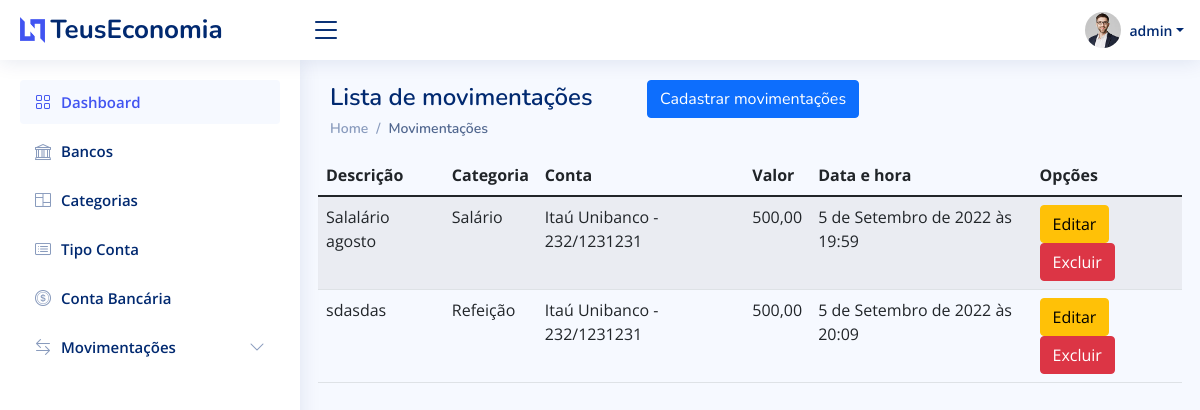
The page /listar/movimentacao-entrada/ (signed in) on the database its author committed.
### Paginas/models.py (models this page shows, shortened)
class MovimentacaoEntrada(models.Model):
	descricao = models.CharField(max_length=100, verbose_name="Descrição")
	categoria = models.ForeignKey(Categoria, on_delete=models.PROTECT)
	valor = models.DecimalField(decimal_places= 2, max_digits=50)
	cadastrado_em = models.DateTimeField(auto_now_add=True)
	atualizado_em = models.DateTimeField(auto_now=True)
	conta_bancaria = models.ForeignKey(ContaBancaria, verbose_name="Conta Bancária", on_delete=models.PROTECT)

class Categoria(models.Model):
	nome = models.CharField(max_length=50)
	descricao = models.CharField(max_length=100, verbose_name="Descrição")
	tipo_movimetacao = models.CharField(max_length=2, choices=TIPO_MOVIMENTACOES, default="S")
	def __str__(self) -> str:
		return '{}'.format(self.nome)

class ContaBancaria(models.Model):
	banco = models.ForeignKey(Banco, on_delete=models.PROTECT)
	tipo_conta = models.ForeignKey(TipoConta, on_delete=models.PROTECT)
	agencia = models.CharField(verbose_name='Agência', max_length=50)
	conta = models.CharField(max_length=10)
	valor_total = models.DecimalField(max_digits=99999999999, decimal_places=2)
	conjunta = models.BooleanField()
	usuario = models.ForeignKey(User, on_delete=models.PROTECT)
	def __str__(self) -> str:
		return '{} - {}/{}'.format(self.banco.nome, self.agencia, self.conta)

class Banco(models.Model):
	nome = models.CharField(max_length=100)
	codigo = models.DecimalField(max_digits=9999, decimal_places=0)

### Paginas/views.py (the view)
# urls.py: path('listar/movimentacao-entrada/', MovimentacaoEntradaList.as_view(), name='listar-movimentacao-entrada'),
class MovimentacaoEntradaList(LoginRequiredMixin, ListView):
	model = MovimentacaoEntrada
	template_name = 'paginas/listas/movimentacao-entrada.html'
	def get_queryset(self):
		self.object_list = MovimentacaoEntrada.objects.filter(
			conta_bancaria__usuario = self.request.user)
		return self.object_list

### Paginas/templates/paginas/listas/movimentacao-entrada.html
{% extends 'paginas/modelo.html' %} {% load static %} {% block pagetitle %}
<h1>Lista de movimentações
	<a href="{% url 'cadastrar-movimentacao-entrada' %}" class="btn btn-primary float-right ms-5">
		Cadastrar movimentações
	</a>
</h1>
{% endblock %} {% block breadcrumb %}
<nav>
	<ol class="breadcrumb">
		<li class="breadcrumb-item"><a href="{% url 'index' %}">Home</a></li>
		<li class="breadcrumb-item active">Movimentações</li>
	</ol>
</nav>
{% endblock %} {% block main %}
<table class="table table-striped">
	<thead>
		<tr>
			<th>Descrição</th>
			<th>Categoria</th>
			<th>Conta</th>
			<th>Valor</th>
			<th>Data e hora</th>
			<th>Opções</th>
		</tr>
	</thead>
	<tbody>
		{% for obj in object_list %}
		<tr>
			<td>{{ obj.descricao }}</td>
			<td>{{ obj.categoria }}</td>
			<td>{{ obj.conta_bancaria }}</td>
			<td>{{ obj.valor }}</td>
			<td>{{ obj.cadastrado_em }}</td>
			<td>
				<a href="{% url 'editar-movimentacao-entrada' obj.pk %}" class="btn btn-warning">Editar</a>
				<a href="{% url 'excluir-movimentacao-entrada' obj.pk %}" class="btn btn-danger">Excluir</a>
			</td>
		</tr>
		{% empty %}
		<tr>
			<td colspan="100%">Nenhum registro encontrado.</td>
		</tr>
		{% endfor %}
	</tbody>
</table>
{% endblock %}

### Paginas/templates/paginas/modelo.html (shortened to what this page needs)
{% load static %}
<!DOCTYPE html>
<html lang="pt-br">
<head>
    <link href="{% static 'assets/vendor/bootstrap/css/bootstrap.min.css' %}" rel="stylesheet">
    <link href="{% static 'assets/vendor/bootstrap-icons/bootstrap-icons.css' %}" rel="stylesheet">
    <link href="{% static 'assets/vendor/boxicons/css/boxicons.min.css' %}" rel="stylesheet">
    <link href="{% static 'assets/vendor/quill/quill.snow.css' %}" rel="stylesheet">
    <link href="{% static 'assets/vendor/quill/quill.bubble.css' %}" rel="stylesheet">
    <link href="{% static 'assets/vendor/remixicon/remixicon.css' %}" rel="stylesheet">
    <link href="{% static 'assets/vendor/simple-datatables/style.css' %}" rel="stylesheet">
    <link href="{% static 'assets/css/style.css' %}" rel="stylesheet">
</head>
<body>
    <header id="header" class="header fixed-top d-flex align-items-center">
        <div class="d-flex align-items-center justify-content-between">
            <a href="{% url 'index' %}" class="logo d-flex align-items-center">
                <img src="{% static 'assets/img/logo.png' %}" alt="">
                <span class="d-none d-lg-block">TeusEconomia</span>
            </a>
            <i class="bi bi-list toggle-sidebar-btn"></i>
        </div>
        {% block header %}
        <nav class="header-nav ms-auto">
            <ul class="d-flex align-items-center">
                {% if request.user.is_authenticated %}
                <li class="nav-item dropdown pe-3">
                    <a class="nav-link nav-profile d-flex align-items-center pe-0" href="#" data-bs-toggle="dropdown">
                        <img src="{% static 'assets/img/profile-img.jpg' %}" alt="Profile" class="rounded-circle">
                        <span class="d-none d-md-block dropdown-toggle ps-2">{{ request.user }}</span>
                    </a>
                </li>
                {% else %}
                <li class="nav-item pe-3">
                    <a class="btn btn-success" href="{% url 'login' %}">Entrar</a>
                </li>
                {% endif %}
            </ul>
        </nav>
    </header>
    {% endblock %}
    {% block sidebar %}
    <aside id="sidebar" class="sidebar">
        <ul class="sidebar-nav" id="sidebar-nav">
            <li class="nav-item">
                <a class="nav-link " href="/">
                    <i class="bi bi-grid"></i>
                    <span>Dashboard</span>
                </a>
            </li>
            {% if request.user.is_authenticated %} {% if request.user.groups.all.0.name == 'Administrador' %}
            <li class="nav-item">
                <a class="nav-link collapsed" href="{% url 'listar-banco' %}">
                    <i class="bi bi-bank"></i>
                    <span>Bancos</span>
                </a>
            </li>
            <li class="nav-item">
                <a class="nav-link collapsed" href="{% url 'listar-categoria' %}">
                    <i class="bi bi-columns"></i>
                    <span>Categorias</span>
                </a>
            </li>
            <li class="nav-item">
                <a class="nav-link collapsed" href="{% url 'listar-tipo-conta' %}">
                    <i class="bi bi-card-list"></i>
                    <span>Tipo Conta</span>
                </a>
            </li>
            {% endif %}
            <li class="nav-item">
                <a class="nav-link collapsed" href="{% url 'listar-conta-bancaria' %}">
                    <i class="bi bi-coin"></i>
                    <span>Conta Bancária</span>
                </a>
            </li>
            <li class="nav-item">
                <a class="nav-link collapsed" data-bs-target="#forms-nav" data-bs-toggle="collapse" href="#">
                    <i class="bi bi-arrow-left-right"></i><span>Movimentações</span><i class="bi bi-chevron-down ms-auto"></i>
                </a>
            </li>
            {% endif %}
        </ul>
    </aside>
    {% endblock %}
    <main id="main" class="main">
        <div class="pagetitle">
            {% block pagetitle %}{% endblock %} {% block breadcrumb %}{% endblock %}
        </div>
        <section class="section dashboard">
            <div class="row">
                {% block main %} {% endblock %}
            </div>
        </section>
    </main>
</body>
</html>

### static/assets/css/style.css (style rules this page uses)
:root { scroll-behavior: smooth; }
body { font-family: "Open Sans", sans-serif; background: #f6f9ff; color: #444444; }
a { color: #4154f1; text-decoration: none; }
h1, h2, h3, h4, h5, h6 { font-family: "Nunito", sans-serif; }
#main { margin-top: 60px; padding: 20px 30px; transition: all 0.3s; }
.pagetitle { margin-bottom: 10px; }
.pagetitle h1 { font-size: 24px; margin-bottom: 0; font-weight: 600; color: #012970; }
.breadcrumb { font-size: 14px; font-family: "Nunito", sans-serif; color: #899bbd; font-weight: 600; }
.breadcrumb a { color: #899bbd; transition: 0.3s; }
.breadcrumb .breadcrumb-item::before { color: #899bbd; }
.breadcrumb .active { color: #51678f; font-weight: 600; }
.logo { line-height: 1; }
@media (min-width: 1200px) { .logo { width: 280px; } }
.logo img { max-height: 26px; margin-right: 6px; }
.logo span { font-size: 26px; font-weight: 700; color: #012970; font-family: "Nunito", sans-serif; }
.header { transition: all 0.5s; z-index: 997; height: 60px; box-shadow: 0px 2px 20px rgba(1, 41, 112, 0.1); background-color: #fff; padding-left: 20px; }
.header .toggle-sidebar-btn { font-size: 32px; padding-left: 10px; cursor: pointer; color: #012970; }
.header-nav ul { list-style: none; }
.header-nav>ul { margin: 0; padding: 0; }
.header-nav .nav-profile { color: #012970; }
.header-nav .nav-profile img { max-height: 36px; }
.header-nav .nav-profile span { font-size: 14px; font-weight: 600; }
.sidebar { position: fixed; top: 60px; left: 0; bottom: 0; width: 300px; z-index: 996; transition: all 0.3s; padding: 20px; overflow-y: auto; scrollbar-width: thin; scrollbar-color: #aab7cf transparent; box-shadow: 0px 0px 20px rgba(1, 41, 112, 0.1); background-color: #fff; }
@media (min-width: 1200px) { #main, #footer { margin-left: 300px; } }
.sidebar-nav { padding: 0; margin: 0; list-style: none; }
.sidebar-nav li { padding: 0; margin: 0; list-style: none; }
.sidebar-nav .nav-item { margin-bottom: 5px; }
.sidebar-nav .nav-link { display: flex; align-items: center; font-size: 15px; font-weight: 600; color: #4154f1; transition: 0.3; background: #f6f9ff; padding: 10px 15px; border-radius: 4px; }
.sidebar-nav .nav-link i { font-size: 16px; margin-right: 10px; color: #4154f1; }
.sidebar-nav .nav-link.collapsed { color: #012970; background: #fff; }
.sidebar-nav .nav-link.collapsed i { color: #899bbd; }
.sidebar-nav .nav-link .bi-chevron-down { margin-right: 0; transition: transform 0.2s ease-in-out; }

### rows shown on the page
MovimentacaoEntrada: descricao "Salalário agosto", categoria "Salário", conta_bancaria "Itaú Unibanco - 232/1231231", valor "500,00", cadastrado_em "5 de Setembro de 2022 às 19:59"
MovimentacaoEntrada: descricao "sdasdas", categoria "Refeição", conta_bancaria "Itaú Unibanco - 232/1231231", valor "500,00", cadastrado_em "5 de Setembro de 2022 às 20:09"

### other values the page prints
{{ request.user }} "admin"
